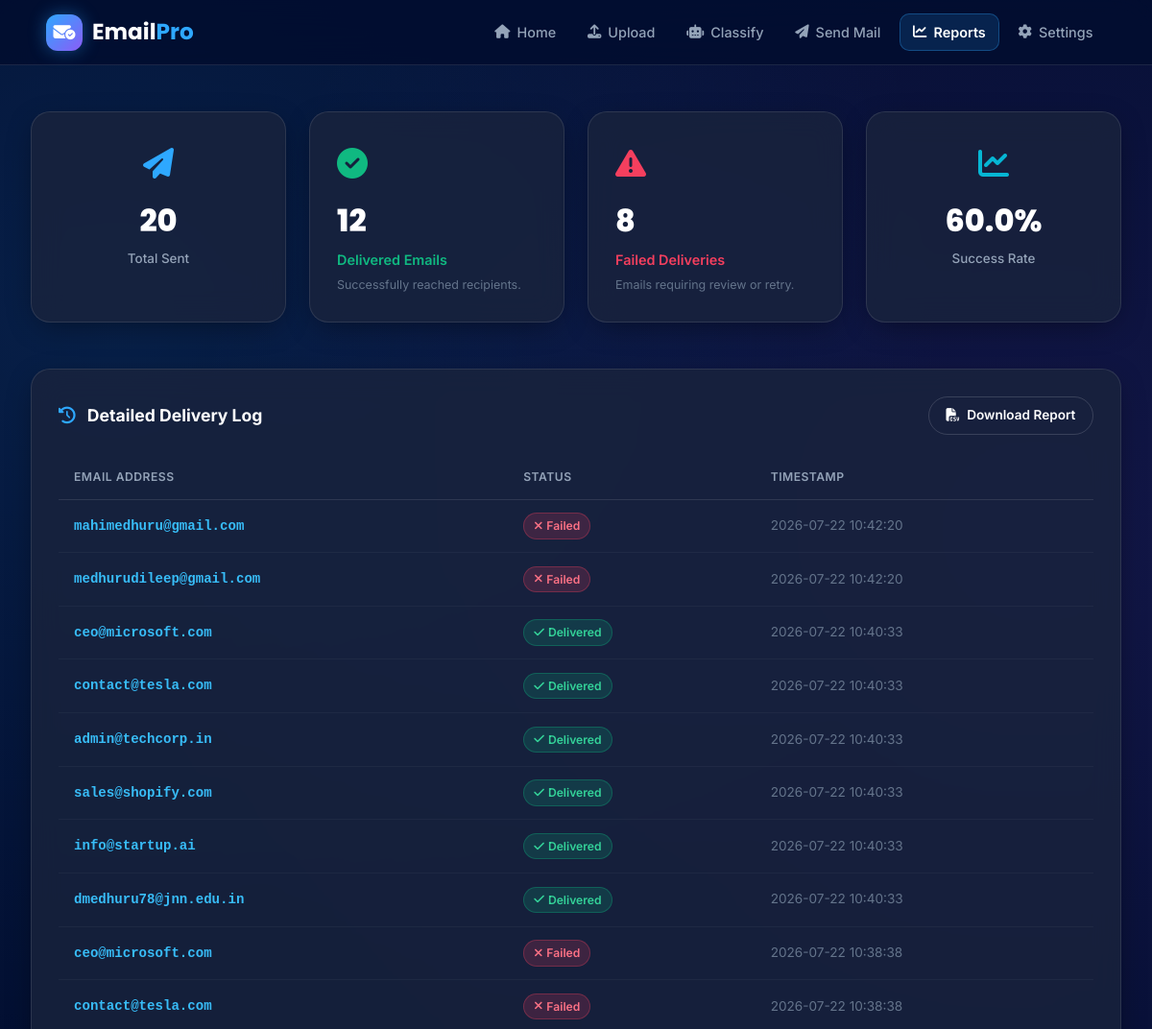
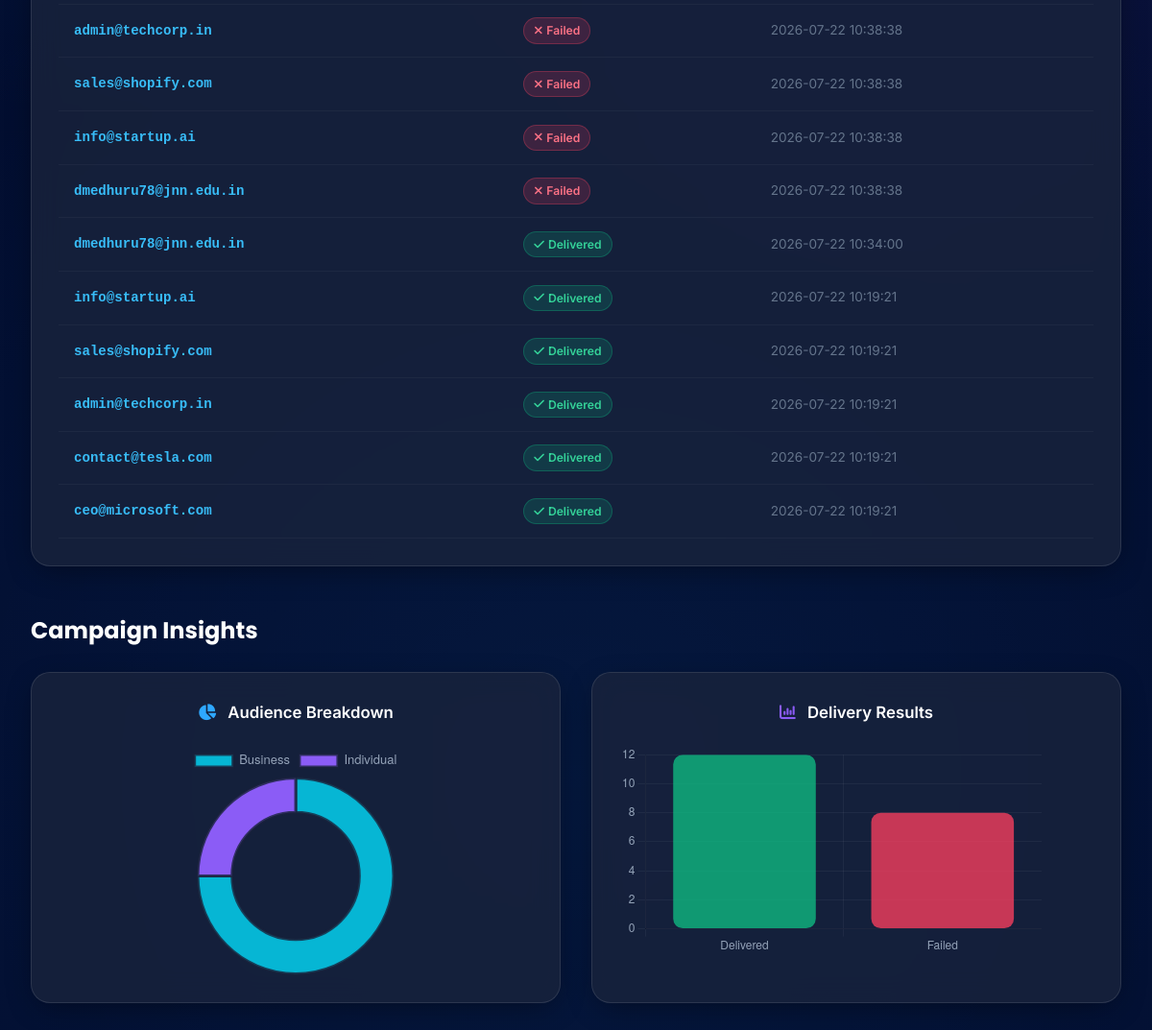
Screenshot of /report with the database file from the repository (2 pictures, top to bottom).
### tables this page shows
CREATE TABLE campaign_logs (
        id INTEGER PRIMARY KEY AUTOINCREMENT,
        email TEXT,
        status TEXT,
        sent_at TEXT,
        campaign_id INTEGER
    );

### app.py (the view)
@app.route('/report')
def report_page():
    report_data = generate_delivery_report()
    return render_template('report.html', report=report_data, page='report')

### utils.py (called while the page is built)
def get_db_connection():
    conn = sqlite3.connect(config.DATABASE)
    conn.row_factory = sqlite3.Row
    return conn

def generate_delivery_report():
    stats = generate_statistics()
    conn = get_db_connection()
    logs_rows = conn.execute("SELECT email, status, sent_at FROM campaign_logs ORDER BY id DESC").fetchall()
    delivery_table = [dict(r) for r in logs_rows]
    conn.close()
    stats["delivery_table"] = delivery_table
    return stats

### templates/report.html (shortened to what this page needs)
{% extends "base.html" %}
{% block content %}
<section style="margin-bottom: 3rem;">
  <div style="display: grid; grid-template-columns: 1fr 1fr 1fr 1fr; gap: 1.5rem;">
    <div class="emailpro-card stat-card-widget">
      <div class="stat-icon" style="color: #2ea8ff;"><i class="fa-solid fa-paper-plane"></i></div>
      <div class="stat-number">{{ report.total_sends }}</div>
      <div class="stat-label">Total Sent</div>
    </div>
    <div class="emailpro-card" style="display: flex; flex-direction: column; padding: 1.75rem;">
      <div style="font-size: 2rem; color: #10b981; margin-bottom: 0.5rem;"><i class="fa-solid fa-circle-check"></i></div>
      <div style="font-family: 'Poppins', sans-serif; font-size: 2rem; font-weight: 800; color: white; margin-bottom: 0.25rem;">{{ report.delivered_count }}</div>
      <div style="font-size: 0.9rem; font-weight: 600; color: #10b981;">Delivered Emails</div>
      <div style="font-size: 0.78rem; color: #64748b; margin-top: 0.3rem;">Successfully reached recipients.</div>
    </div>
    <div class="emailpro-card" style="display: flex; flex-direction: column; padding: 1.75rem;">
      <div style="font-size: 2rem; color: #f43f5e; margin-bottom: 0.5rem;"><i class="fa-solid fa-triangle-exclamation"></i></div>
      <div style="font-family: 'Poppins', sans-serif; font-size: 2rem; font-weight: 800; color: white; margin-bottom: 0.25rem;">{{ report.failed_count }}</div>
      <div style="font-size: 0.9rem; font-weight: 600; color: #f43f5e;">Failed Deliveries</div>
      <div style="font-size: 0.78rem; color: #64748b; margin-top: 0.3rem;">Emails requiring review or retry.</div>
    </div>
    <div class="emailpro-card stat-card-widget">
      <div class="stat-icon" style="color: #06b6d4;"><i class="fa-solid fa-chart-line"></i></div>
      <div class="stat-number">{{ report.success_rate }}%</div>
      <div class="stat-label">Success Rate</div>
    </div>
  </div>
</section>
<section style="margin-bottom: 3rem;">
  <div class="emailpro-card">
    <div class="table-header-row" style="margin-bottom: 1.25rem;">
      <h3 class="table-heading"><i class="fa-solid fa-clock-rotate-left" style="color: var(--primary-color); margin-right: 8px;"></i> Detailed Delivery Log</h3>
      <a href="{{ url_for('download_report') }}" class="btn-emailpro btn-outline" style="padding: 0.5rem 1.1rem; font-size: 0.85rem;">
        <i class="fa-solid fa-file-csv"></i> Download Report
      </a>
    </div>
    <div class="table-responsive">
      <table class="emailpro-table">
        <thead>
          <tr>
            <th>Email Address</th>
            <th>Status</th>
            <th>Timestamp</th>
          </tr>
        </thead>
        <tbody>
          {% if report.delivery_table %}
            {% for row in report.delivery_table %}
              <tr>
                <td style="font-family: monospace; color: #38bdf8; font-weight: 600;">{{ row.email }}</td>
                <td>
                  {% if row.status|lower in ['delivered', 'sent', 'success'] %}
                    <span class="badge badge-green"><i class="fa-solid fa-check"></i> Delivered</span>
                  {% else %}
                    <span class="badge badge-red"><i class="fa-solid fa-xmark"></i> Failed</span>
                  {% endif %}
                </td>
                <td style="font-size: 0.85rem; color: #64748b;">{{ row.sent_at }}</td>
              </tr>
            {% endfor %}
          {% else %}
            <tr>
              <td colspan="3" class="table-empty-msg">No delivery logs yet. Launch a campaign from Send Mail.</td>
            </tr>
          {% endif %}
        </tbody>
      </table>
    </div>
  </div>
</section>
<section>
  <div class="section-header" style="text-align: left; margin-bottom: 1.5rem;">
    <h2 class="section-title" style="font-size: 1.5rem;">Campaign Insights</h2>
  </div>
  <div style="display: grid; grid-template-columns: 1fr 1fr; gap: 2rem;">
    <div class="emailpro-card">
      <h3 style="font-size: 1.05rem; color: white; font-weight: 600; margin-bottom: 1.25rem; text-align: center;">
        <i class="fa-solid fa-chart-pie" style="color: var(--primary-color); margin-right: 8px;"></i> Audience Breakdown
      </h3>
      <div style="max-width: 240px; margin: 0 auto;">
        <canvas id="audiencePie"></canvas>
      </div>
    </div>
    <div class="emailpro-card">
      <h3 style="font-size: 1.05rem; color: white; font-weight: 600; margin-bottom: 1.25rem; text-align: center;">
        <i class="fa-solid fa-chart-column" style="color: var(--secondary-color); margin-right: 8px;"></i> Delivery Results
      </h3>
      <div style="max-height: 220px;">
        <canvas id="deliveryBar"></canvas>
      </div>
    </div>
  </div>
</section>
{% endblock %}
{% block scripts %}
<script>
  Chart.defaults.color = '#94a3b8';
  new Chart(document.getElementById('audiencePie').getContext('2d'), {
    type: 'doughnut',
    data: {
      labels: ['Business', 'Individual'],
      datasets: [{
        data: [{{ report.business_count }}, {{ report.individual_count }}],
        backgroundColor: ['#06b6d4', '#8b5cf6'],
        borderColor: 'rgba(25,35,60,0.8)',
        borderWidth: 3,
        hoverOffset: 6
      }]
    },
    options: {
      responsive: true,
      cutout: '65%',
      plugins: { legend: { labels: { color: '#94a3b8', font: { size: 13 } } } }
    }
  });
  new Chart(document.getElementById('deliveryBar').getContext('2d'), {
    type: 'bar',
    data: {
      labels: ['Delivered', 'Failed'],
      datasets: [{
        label: 'Emails',
        data: [{{ report.delivered_count }}, {{ report.failed_count }}],
        backgroundColor: ['rgba(16,185,129,0.8)', 'rgba(244,63,94,0.8)'],
        borderRadius: 10,
        borderSkipped: false
      }]
    },
    options: {
      responsive: true,
      scales: {
        x: { ticks: { color: '#94a3b8' }, grid: { color: 'rgba(255,255,255,0.05)' } },
        y: { ticks: { color: '#94a3b8' }, grid: { color: 'rgba(255,255,255,0.05)' }, beginAtZero: true }
      },
      plugins: { legend: { display: false } }
    }
  });
</script>
{% endblock %}

### static/css/style.css (style rules this page uses)
:root { --bg-color: #020d2f; --card-bg: rgba(25, 35, 60, 0.8); --primary-color: #2ea8ff; --secondary-color: #8b5cf6; --text-color: #ffffff; --muted-text: #94a3b8; --card-border: rgba(255, 255, 255, 0.1); }
* { margin: 0; padding: 0; box-sizing: border-box; }
body { font-family: 'Inter', 'Poppins', sans-serif; background-color: var(--bg-color); color: var(--text-color); line-height: 1.6; min-height: 100vh; background-image: radial-gradient(circle at 10% 15%, rgba(46,168,255,0.12) 0%, transparent 40%), radial-gradient(circle at 90% 25%, rgba(139,92,246,0.12) 0%, transparent 45%), radial-gradient(circle at 50% 85%, rgba(46,168,255,0.07) 0%, transparent 50%); background-attachment: fixed; }
.section-header { text-align: center; margin-bottom: 2.5rem; }
.section-title { font-family: 'Poppins', sans-serif; font-size: 2rem; font-weight: 700; color: white; margin-bottom: 0.4rem; }
.emailpro-card { background: var(--card-bg); backdrop-filter: blur(15px); -webkit-backdrop-filter: blur(15px); border-radius: 20px; border: 1px solid var(--card-border); padding: 1.75rem; box-shadow: 0 8px 32px -8px rgba(0,0,0,0.45); transition: border-color 0.25s ease, box-shadow 0.25s ease; }
.btn-emailpro { display: inline-flex; align-items: center; justify-content: center; gap: 8px; padding: 0.7rem 1.4rem; font-size: 0.92rem; font-weight: 600; border-radius: 9999px; background: linear-gradient(135deg, #2ea8ff 0%, #0284c7 100%); color: white; border: none; cursor: pointer; text-decoration: none; box-shadow: 0 4px 16px rgba(46,168,255,0.3); transition: all 0.22s ease; }
.btn-outline { background: transparent !important; border: 1px solid rgba(255,255,255,0.15); box-shadow: none !important; color: white !important; }
.badge { display: inline-flex; align-items: center; gap: 4px; padding: 3px 10px; border-radius: 20px; font-size: 0.76rem; font-weight: 600; }
.badge-green { background: rgba(16,185,129,0.18); color: #34d399; border: 1px solid rgba(16,185,129,0.3); }
.badge-red { background: rgba(244,63,94,0.18); color: #fb7185; border: 1px solid rgba(244,63,94,0.3); }
.table-responsive { width: 100%; overflow-x: auto; }
.emailpro-table { width: 100%; border-collapse: collapse; text-align: left; }
.emailpro-table th { padding: 0.85rem 1rem; font-size: 0.76rem; font-weight: 600; color: var(--muted-text); text-transform: uppercase; letter-spacing: 0.04em; border-bottom: 1px solid var(--card-border); }
.emailpro-table td { padding: 0.85rem 1rem; font-size: 0.88rem; border-bottom: 1px solid rgba(255,255,255,0.04); vertical-align: middle; }
.table-header-row { display: flex; justify-content: space-between; align-items: center; flex-wrap: wrap; gap: 0.75rem; }
.table-heading { font-size: 1.1rem; font-weight: 700; color: white; }

### static/css/dashboard.css (style rules this page uses)
.stat-card-widget { display: flex; flex-direction: column; align-items: center; text-align: center; padding: 1.75rem 1rem; }
.stat-icon { font-size: 2rem; margin-bottom: 0.5rem; }
.stat-number { font-family: 'Poppins', sans-serif; font-size: 2rem; font-weight: 800; color: white; margin-bottom: 0.2rem; }
.stat-label { font-size: 0.84rem; color: var(--muted-text); font-weight: 500; }

### rows the page displays
campaign_logs: email "mahimedhuru@gmail.com", status "Failed" (drawn), sent_at "2026-07-22 10:42:20"
campaign_logs: email "medhurudileep@gmail.com", status "Failed" (drawn), sent_at "2026-07-22 10:42:20"
campaign_logs: email "ceo@microsoft.com", status "Delivered" (drawn), sent_at "2026-07-22 10:40:33"
campaign_logs: email "contact@tesla.com", status "Delivered" (drawn), sent_at "2026-07-22 10:40:33"
campaign_logs: email "admin@techcorp.in", status "Delivered" (drawn), sent_at "2026-07-22 10:40:33"
campaign_logs: email "sales@shopify.com", status "Delivered" (drawn), sent_at "2026-07-22 10:40:33"
campaign_logs: email "info@startup.ai", status "Delivered" (drawn), sent_at "2026-07-22 10:40:33"
campaign_logs: email "dmedhuru78@jnn.edu.in", status "Delivered" (drawn), sent_at "2026-07-22 10:40:33"
campaign_logs: email "ceo@microsoft.com", status "Failed" (drawn), sent_at "2026-07-22 10:38:38"
campaign_logs: email "contact@tesla.com", status "Failed" (drawn), sent_at "2026-07-22 10:38:38"
campaign_logs: email "admin@techcorp.in", status "Failed" (drawn), sent_at "2026-07-22 10:38:38"
campaign_logs: email "sales@shopify.com", status "Failed" (drawn), sent_at "2026-07-22 10:38:38"
campaign_logs: email "info@startup.ai", status "Failed" (drawn), sent_at "2026-07-22 10:38:38"
campaign_logs: email "dmedhuru78@jnn.edu.in", status "Failed" (drawn), sent_at "2026-07-22 10:38:38"
campaign_logs: email "dmedhuru78@jnn.edu.in", status "Delivered" (drawn), sent_at "2026-07-22 10:34:00"
campaign_logs: email "info@startup.ai", status "Delivered" (drawn), sent_at "2026-07-22 10:19:21"
campaign_logs: email "sales@shopify.com", status "Delivered" (drawn), sent_at "2026-07-22 10:19:21"
campaign_logs: email "admin@techcorp.in", status "Delivered" (drawn), sent_at "2026-07-22 10:19:21"
campaign_logs: email "contact@tesla.com", status "Delivered" (drawn), sent_at "2026-07-22 10:19:21"
campaign_logs: email "ceo@microsoft.com", status "Delivered" (drawn), sent_at "2026-07-22 10:19:21"

### other values shown
{{ report.total_sends }} "20"
{{ report.delivered_count }} "12"
{{ report.failed_count }} "8"
{{ report.success_rate }} "60.0"
chart data {{ report.business_count }} 6
chart data {{ report.individual_count }} 2
chart data {{ report.delivered_count }} 12
chart data {{ report.failed_count }} 8
